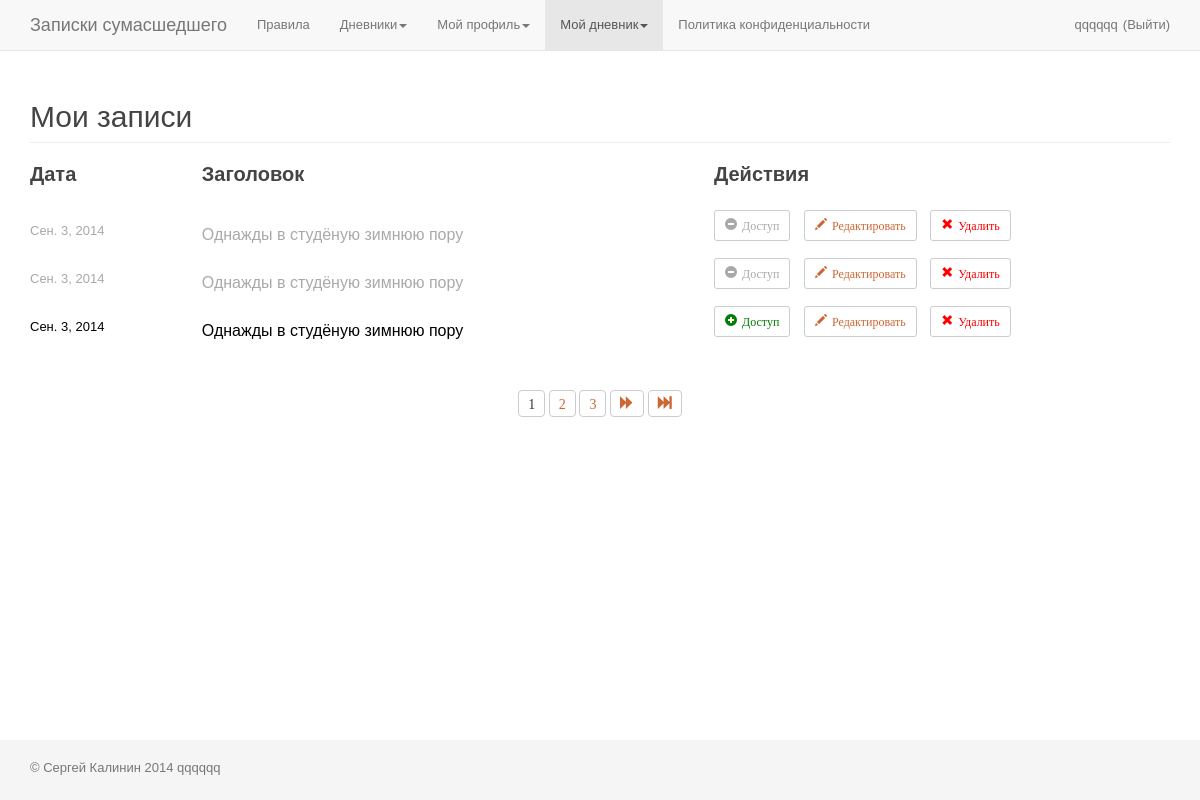
The page /my_records/ (signed in) on the database as committed earlier.
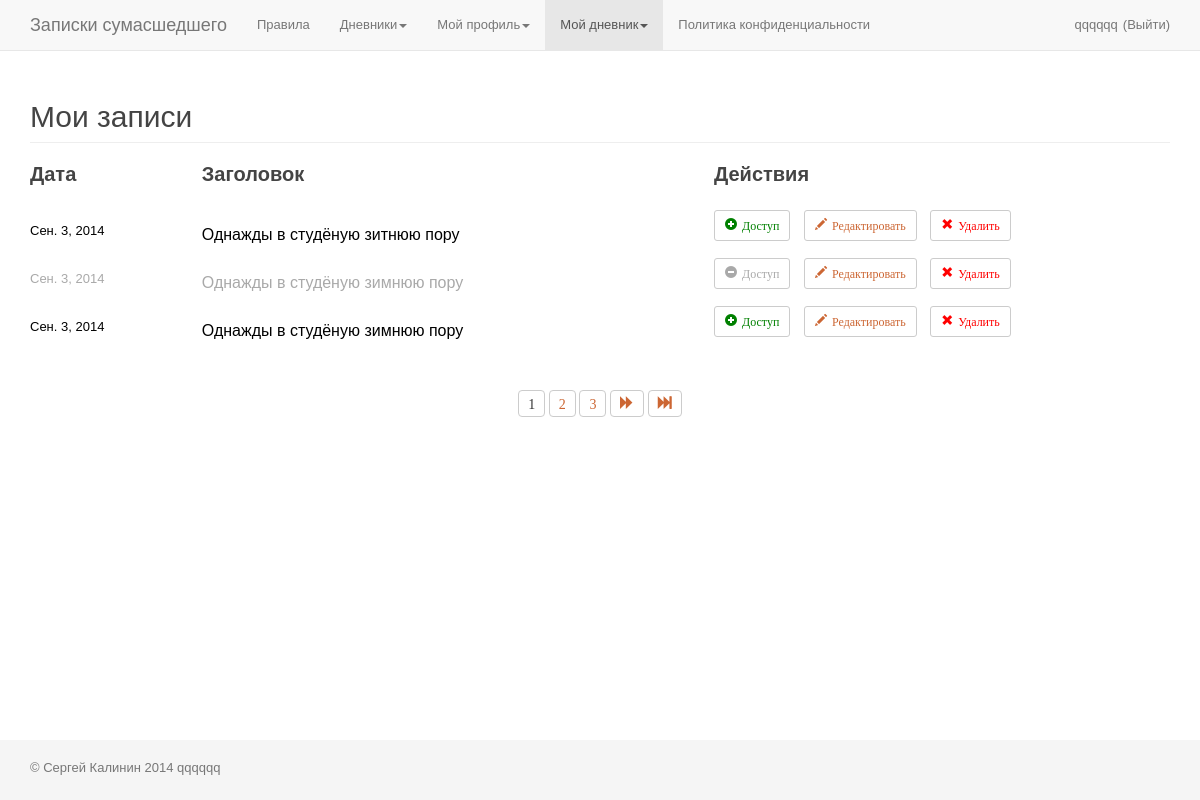
The same page on the database as committed later.
### app_zapsum/models.py (models this page shows, shortened)
class Diary(models.Model):
	user_id = models.IntegerField(
		'',
		blank=True,
		null=True,
	)
	title = models.CharField(
		'Заголовок записи',
		max_length=100,
		blank=False,
	)
	date = models.DateField(
		'Дата записи',
		blank=True,
		null=True,
	)
	text = models.TextField(
		'Содержание записи',
		max_length=5000,
		blank=False,
	)
	last_edit_date = models.DateField(
		'Дата последнего редактирования',
		default=datetime.now(),
	)
	is_active = models.BooleanField(default=True)
	is_delete = models.BooleanField(default=False)
	@classmethod
	def get_all_user_entries(self, user_id):
		return self.objects.filter(user_id=user_id, is_delete=False).order_by('-date')

### app_zapsum/views.py (the view)
# urls.py: url(r'^my_records/$', 'views.my_records', name='my_records'),
@login_required
def my_records(request):
	all_user_entries = Diary.get_all_user_entries(user_id=request.user.pk)
	paginator = Paginator(all_user_entries, 3)
	list_pages = paginator.page_range
	page = request.GET.get('page')
	try:
		all_user_entries_paginated = paginator.page(page)
	except PageNotAnInteger:
		all_user_entries_paginated = paginator.page(1)
	except EmptyPage:
		all_user_entries_paginated = paginator.page(paginator.num_pages)
	last_page = list_pages[-1]
	first_page = list_pages[0]
	t = loader.get_template('page_my_records.html')
	c = RequestContext(request, {
		'all_user_entries': all_user_entries,
		'list_pages': list_pages,
		'all_user_entries_paginated': all_user_entries_paginated,
		'last_page': last_page,
		'first_page': first_page,
	}, [custom_proc])
	return HttpResponse(t.render(c))

### app_accounts/templatetags/tags_app_accounts.py (called while the page is built)
@register.inclusion_tag("part_auth_area.html")
def part_auth_area(user):
	return {
		'is_authenticated': user.is_authenticated,
		'username': user.username,
		'user_id': user.pk,
	}

### app_zapsum/templatetags/tags_app_zapsum.py (called while the page is built)
@register.inclusion_tag("part_pagination.html")
def part_pagination(entries, list_pages, last_page, first_page):
	return {
		'entries_paginated': entries,
		'list_pages': list_pages,
		'last_page': last_page,
		'first_page': first_page,
	}

### app_zapsum/views.py (called while the page is built)
def custom_proc(request):
	return{
		'request': request,
	}

### app_zapsum/templates/page_my_records.html (shortened to what this page needs)
{% extends "page_base.html" %}
{% load tags_app_zapsum %}
{% block content %}
	<section class="section my_records_list">
		<div class="page-header">
			<h2>Мои записи</h2>
		</div>
		<table class="list_table">
			<thead>
				<tr>
					<td>Дата</td>
					<td>Заголовок</td>
					<td>Действия</td>
				</tr>
			</thead>
			<tbody>
				{% for entry in all_user_entries_paginated %}
					<tr class="article">
						<td class="cell_date">
							<a class="article_link" href="/edit_records/{{ entry.id }}/">
								{% if entry.date %}
									<span class="date_span {% if not entry.is_active %} active_false {% endif %}">{{ entry.date }}</span>
								{% endif %}
							</a>
						</td>
						<td class="cell_title">
							<a class="article_link" href="/edit_records/{{ entry.id }}/">
								{% if entry.title %}
									<h3 class="h3 {% if not entry.is_active %} active_false {% endif %}">{{ entry.title }}</h3>
								{% endif %}
							</a>
						</td>
						<td class="cell_actions">
							<button type="button" class="btn btn-default btn-xs">
								<span class="glyphicon activeRecord {% if entry.is_active %} glyphicon-plus-sign {% else %} glyphicon-minus-sign {% endif %}" data-id-rec="{{ entry.id }}">Доступ</span>
							</button>
							<button type="button" class="btn btn-default btn-xs">
								<a class="glyphicon glyphicon-pencil editRecord" href="/edit_records/{{ entry.id }}/">Редактировать</a>
							</button>
							<button type="button" class="btn btn-default btn-xs">
								<span class="glyphicon glyphicon-remove deleteRecord" data-id-delete="{{ entry.id }}">Удалить</span>
							</button>
						</td>
					</tr>
				{% endfor %}
			</tbody>
		</table>
		{% part_pagination all_user_entries_paginated list_pages last_page first_page %}
	</section>
{% endblock %}

### zapsum/templates/page_base.html (shortened to what this page needs)
<!DOCTYPE html>
{% load staticfiles %}
{% load tags_app_accounts %}
<html lang="ru">
	<head>
		<link href="{% static 'zapsum/css/bootstrap/bootstrap.min.css' %}" rel="stylesheet">
		<link href="{% static 'zapsum/css/bootstrap/sticky-footer-navbar.css' %}" rel="stylesheet">
		<link href="{% static 'zapsum/css/styles.css' %}" rel="stylesheet">
		<link href="{% static 'app_accounts/css/styles.css' %}" rel="stylesheet">
		<link href="{% static 'app_zapsum/css/styles.css' %}" rel="stylesheet">
	</head>
	<body>
		<div class="navbar navbar-default navbar-fixed-top nav_top" role="navigation">
			<div class="container">
				<div class="navbar-header">
					<a class="navbar-brand" href="{% url 'rules' %}">Записки сумасшедшего</a>
				</div>
				<div class="collapse navbar-collapse">
				  <ul class="nav navbar-nav">
					<li><a href="{% url 'rules' %}">Правила</a></li>
					<li class="dropdown">
						<a href="#" class="dropdown-toggle" data-toggle="dropdown">Дневники<span class="caret"></span></a>
					</li>
					{% if request.user.is_authenticated %}
					<li class="dropdown">
						<a href="#" class="dropdown-toggle" data-toggle="dropdown">Мой профиль<span class="caret"></span></a>
					</li>
					<li class="dropdown">
						<a href="#" class="dropdown-toggle" data-toggle="dropdown">Мой дневник<span class="caret"></span></a>
					</li>
					{% endif %}
					<li><a href="{% url 'privacy_policy' %}">Политика конфиденциальности</a></li>
				  </ul>
					<ul class="nav navbar-nav navbar-right">
						{% part_auth_area request.user %}
					</ul>
				</div>
			</div>
		</div>
		<div class="container main_container">
			{% block content %}{% endblock %}
		</div>
		<div class="footer">
			<div class="container">
				<p class="text-muted">© Сергей Калинин 2014 {{ user }}</p>
			</div>
		</div>
	</body>
</html>

### app_accounts/templates/part_auth_area.html (shortened to what this page needs)
{% if is_authenticated %}
	<li>
		<a id="login" href="/profile/{{ user_id }}/" onclick="preventDefault()">{{ username }}</a>
	</li>
	<li>
		<a id="exit_link" href="{% url 'logout' %}">(Выйти)</a>
	</li>
{% endif %}

### app_zapsum/templates/part_pagination.html (shortened to what this page needs)
{% if last_page > 1 %}
	<div class="pager_outer">
		<div class="pager">
			<span>
				{% for page in list_pages  %}
					<div class="btn-group">
						{% if entries_paginated.number == page %}
							<button type="button" class="btn btn-default">
								<span class="a glyphicon">{{ page }}</span>
							</button>
						{% else %}
							<button type="button" class="btn btn-default">
								<a class="a num glyphicon" href="?page={{ page }}">{{ page }}</a>
							</button>
						{% endif %}
					</div>
				{% endfor %}
			</span>
			{% if entries_paginated.has_next %}
				<button type="button" class="btn btn-default">
					<a class="a right glyphicon glyphicon-forward" href="?page={{ entries_paginated.next_page_number }}"></a>
				</button>
				<button type="button" class="btn btn-default">
					<a class="a right2 glyphicon glyphicon-fast-forward" href="?page={{ last_page }}"></a>
				</button>
			{% endif %}
		</div>
	</div>
{% endif %}

### zapsum/static/zapsum/css/styles.css (style rules this page uses)
html, body, div, h1, h2, h3, h4, h5, h6, a, a img, p, ul, ol, li, span, fieldset , form, dl, dd, dt, table, tr, td, img { border: none; margin: 0; outline: none; padding: 0; }
body { font: normal 13px arial, sans-serif; color: #444; }
a { color: #cc6633; }
ul { list-style-type: none; }
#login { padding-right: 0; display: none; }
#exit_link { padding-left: 5px; }
body > .main_container { padding-bottom: 80px; }
.pager .btn { padding: 0; }
.pager .a { padding: 3px 9px 8px; }
.list_table { width: 100%; margin-bottom: 40px; }
.list_table thead { font: bold 20px arial, sans-serif; }
.list_table thead td { padding-bottom: 20px; }
.list_table .cell_date { padding: 0 20px 0 0; }
.list_table .cell_date .date_span { font: 13px arial, sans-serif; color: #000; }
.article .cell_date .date_span.active_false { color: #a9a9a9; }
.list_table .cell_title { padding: 0 20px 0 0; }
.list_table .cell_title .h3 { font: 16px arial, sans-serif; color: #000; }
.list_table .cell_actions { width: 40%; }
.list_table .cell_actions button { margin: 0 10px 10px 0; }
.list_table .cell_actions .glyphicon { padding: 5px 5px 10px; display: inline-block; color: #cc6633; }
.list_table .cell_actions .glyphicon:before { margin: 5px 5px 5px 0; }
.my_records_list .article .h3.active_false { color: #a9a9a9; }
.my_records_list .article .h3 { display: inline-block; }
.my_records_list .article .glyphicon { padding: 5px 5px 10px; display: inline-block; color: #000; }
.my_records_list .article .glyphicon { color: #cc6633; }
.my_records_list .article .glyphicon-remove { color: red; }
.my_records_list .article .glyphicon-pencil { color: #cc6633; }
.my_records_list .article .glyphicon-minus-sign { color: #a9a9a9; }
.my_records_list .article .glyphicon-plus-sign { color: green; }
.my_records_list .article .glyphicon:before { margin: 5px 5px 5px 0; }
@media (min-width: 768px) { #login { display: block; } }
@media (min-width: 992px) { #login { display: block; } }
@media (min-width: 1200px) { #login { display: block; } }

Rows that differ between the two databases and show on the page:
changed Diary: is_active False → True (drawn); title "Однажды в студёную зимнюю пору" → "Однажды в студёную зитнюю пору"
